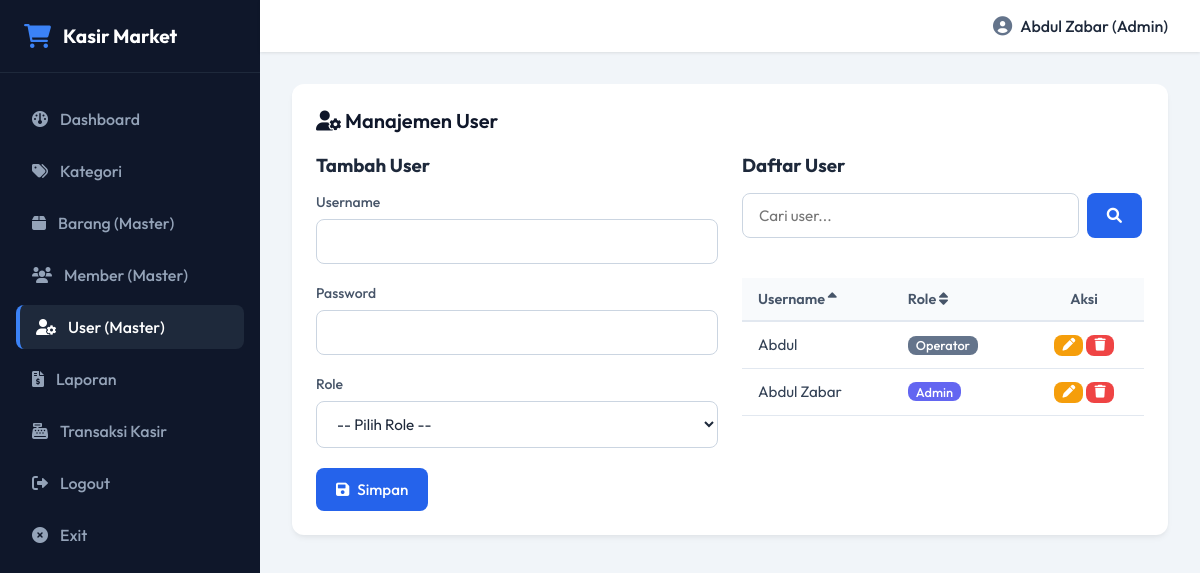
The app's page /index.php?page=user (signed in) with its own data.
### tables this page shows
CREATE TABLE IF NOT EXISTS user (
    id_user INT AUTO_INCREMENT PRIMARY KEY,
    username VARCHAR(50) NOT NULL UNIQUE,
    password VARCHAR(255) NOT NULL,
    role ENUM('Admin', 'Operator') NOT NULL
);

### controllers/Controller.php (called while the page is built, shortened)
<?php
require_once __DIR__ . '/../models/Model.php';
class Controller {
    private $model;
    public function __construct() {
        $this->model = new Model();
    }
    public function user() {
        $query = trim($_GET['search'] ?? '');
        $order_by = $_GET['sort'] ?? 'username';
        $direction = $_GET['dir'] ?? 'ASC';
        $user_list = $this->model->searchAndSort('user', ['username', 'role'], $query, $order_by, $direction);
        require __DIR__ . '/../views/user.php';
    }
}

### models/Model.php (called while the page is built, shortened)
<?php
require_once __DIR__ . '/../config/database.php';
class Model {
    protected $db;
    public function __construct() {
        $database = new Database();
        $this->db = $database->getConnection();
    }
    public function searchAndSort($table, $search_cols = [], $query = '', $order_by = null, $direction = 'ASC') {
        $sql = "SELECT * FROM $table";
        $params = [];
        if ($order_by) {
            $sql .= " ORDER BY $order_by $direction";
        }
        $stmt = $this->db->prepare($sql);
        $stmt->execute($params);
        return $stmt->fetchAll();
    }
}

### config/database.php (called while the page is built, shortened)
<?php
class Database {
    private $host = '127.0.0.1';
    private $port = '3306';
    private $db = 'db_minimarket';
    private $user = 'root';
    private $pass = '';
    public function getConnection() {
        $this->conn = null;
        try {
            $this->conn = new PDO("mysql:host=" . $this->host . ";port=" . $this->port, $this->user, $this->pass);
            $this->conn->setAttribute(PDO::ATTR_ERRMODE, PDO::ERRMODE_EXCEPTION);
            $this->conn->exec("CREATE DATABASE IF NOT EXISTS " . $this->db);
            $this->conn->exec("USE " . $this->db);
            $this->conn->setAttribute(PDO::ATTR_DEFAULT_FETCH_MODE, PDO::FETCH_ASSOC);
            $stmt = $this->conn->query("SHOW TABLES LIKE 'user'");
        } catch(PDOException $e) {
            die("Connection error: " . $e->getMessage());
        }
        return $this->conn;
    }
}

### views/user.php (the view, shortened to what this page needs)
<?php require_once __DIR__ . '/layout/header.php'; ?>
<div class="card">
    <div class="card-title">
        <span><i class="fa-solid fa-user-gear"></i> Manajemen User</span>
    </div>
    <div class="grid-cols-2">
        <div>
            <h3><?php echo isset($_GET['edit_id']) ? 'Edit User' : 'Tambah User'; ?></h3>
            <form action="index.php?page=user&action=<?php echo isset($_GET['edit_id']) ? 'edit' : 'create'; ?>" method="POST" style="margin-top: 1rem;">
                <div class="form-group">
                    <label for="username">Username</label>
                    <input type="text" name="username" id="username" class="form-input" value="<?php echo isset($edit_user) ? htmlspecialchars($edit_user['username']) : ''; ?>" required autocomplete="off">
                </div>
                <div class="form-group">
                    <label for="password">Password <?php echo isset($_GET['edit_id']) ? '(Biarkan kosong jika tidak diubah)' : ''; ?></label>
                    <input type="password" name="password" id="password" class="form-input" <?php echo isset($_GET['edit_id']) ? '' : 'required'; ?>>
                </div>
                <div class="form-group">
                    <label for="role">Role</label>
                    <select name="role" id="role" class="form-input" required>
                        <option value="">-- Pilih Role --</option>
                    </select>
                </div>
                <button type="submit" class="btn btn-primary">
                    <i class="fa-solid fa-save"></i> Simpan
                </button>
            </form>
        </div>
        <div>
            <h3>Daftar User</h3>
            <div class="search-sort-bar" style="margin-top: 1rem;">
                <form action="index.php" method="GET" class="search-form">
                    <input type="text" name="search" class="form-input" placeholder="Cari user..." value="<?php echo htmlspecialchars($query); ?>">
                    <button type="submit" class="btn btn-primary"><i class="fa-solid fa-magnifying-glass"></i></button>
                </form>
            </div>
            <div class="table-responsive">
                <table>
                    <thead>
                        <tr>
                            <th>
                                <a href="index.php?page=user&search=<?php echo urlencode($query); ?>&sort=username&dir=<?php echo $order_by === 'username' && $direction === 'ASC' ? 'DESC' : 'ASC'; ?>" style="text-decoration: none; color: inherit;">
                                    Username <i class="fa-solid <?php echo $order_by === 'username' ? ($direction === 'ASC' ? 'fa-sort-up' : 'fa-sort-down') : 'fa-sort'; ?>"></i>
                                </a>
                            </th>
                            <th>
                                <a href="index.php?page=user&search=<?php echo urlencode($query); ?>&sort=role&dir=<?php echo $order_by === 'role' && $direction === 'ASC' ? 'DESC' : 'ASC'; ?>" style="text-decoration: none; color: inherit;">
                                    Role <i class="fa-solid <?php echo $order_by === 'role' ? ($direction === 'ASC' ? 'fa-sort-up' : 'fa-sort-down') : 'fa-sort'; ?>"></i>
                                </a>
                            </th>
                            <th style="width: 120px; text-align: center;">Aksi</th>
                        </tr>
                    </thead>
                    <tbody>
                        <?php if (empty($user_list)): ?>
                            <tr>
                                <td colspan="3" style="text-align: center;">Tidak ada data user.</td>
                            </tr>
                        <?php else: ?>
                            <?php foreach ($user_list as $usr): ?>
                                <tr>
                                    <td><?php echo htmlspecialchars($usr['username']); ?></td>
                                    <td>
                                        <span class="btn btn-secondary" style="padding: 0.1rem 0.5rem; font-size: 0.8rem; pointer-events: none; background-color: <?php echo $usr['role'] === 'Admin' ? '#6366f1' : '#64748b'; ?>;">
                                            <?php echo htmlspecialchars($usr['role']); ?>
                                        </span>
                                    </td>
                                    <td style="text-align: center;">
                                        <a href="index.php?page=user&edit_id=<?php echo $usr['id_user']; ?>&search=<?php echo urlencode($query); ?>" class="btn btn-warning btn-sm" style="padding: 0.25rem 0.5rem; font-size: 0.8rem;">
                                            <i class="fa-solid fa-pen"></i>
                                        </a>
                                        <a href="index.php?page=user&action=delete&id=<?php echo $usr['id_user']; ?>" class="btn btn-danger btn-sm" style="padding: 0.25rem 0.5rem; font-size: 0.8rem;" onclick="return confirm('Hapus user ini?');">
                                            <i class="fa-solid fa-trash"></i>
                                        </a>
                                    </td>
                                </tr>
                            <?php endforeach; ?>
                        <?php endif; ?>
                    </tbody>
                </table>
            </div>
        </div>
    </div>
</div>
<?php require_once __DIR__ . '/layout/footer.php'; ?>

### assets/css/style.css (style rules this page uses)
* { margin: 0; padding: 0; box-sizing: border-box; font-family: 'Outfit', sans-serif; }
body { background-color: #f1f5f9; color: #1e293b; min-height: 100vh; display: flex; }
.form-group { margin-bottom: 1.25rem; }
.form-group label { display: block; font-size: 0.875rem; font-weight: 500; margin-bottom: 0.5rem; color: #475569; }
.form-input { width: 100%; padding: 0.75rem 1rem; border: 1px solid #cbd5e1; border-radius: 8px; font-size: 0.95rem; background-color: #ffffff; color: #1e293b; transition: all 0.2s ease-in-out; }
.btn { display: inline-flex; align-items: center; justify-content: center; gap: 0.5rem; padding: 0.75rem 1.25rem; border-radius: 8px; font-weight: 500; font-size: 0.95rem; border: none; cursor: pointer; transition: all 0.2s; text-decoration: none; }
.btn-primary { background-color: #2563eb; color: #ffffff; }
.btn-danger { background-color: #ef4444; color: #ffffff; }
.btn-warning { background-color: #f59e0b; color: #ffffff; }
.btn-secondary { background-color: #64748b; color: #ffffff; }
.card { background-color: #ffffff; border-radius: 12px; padding: 1.5rem; box-shadow: 0 4px 6px -1px rgba(0, 0, 0, 0.05), 0 2px 4px -1px rgba(0, 0, 0, 0.03); margin-bottom: 2rem; }
.card-title { font-size: 1.25rem; font-weight: 600; color: #0f172a; margin-bottom: 1.25rem; display: flex; align-items: center; justify-content: space-between; }
.table-responsive { width: 100%; overflow-x: auto; }
table { width: 100%; border-collapse: collapse; margin-top: 1rem; text-align: left; }
th { background-color: #f8fafc; color: #475569; font-weight: 600; padding: 0.75rem 1rem; border-bottom: 2px solid #e2e8f0; font-size: 0.9rem; }
td { padding: 0.75rem 1rem; border-bottom: 1px solid #e2e8f0; color: #334155; font-size: 0.95rem; vertical-align: middle; }
.search-sort-bar { display: flex; justify-content: space-between; align-items: center; gap: 1rem; margin-bottom: 1.5rem; flex-wrap: wrap; }
.search-form { display: flex; gap: 0.5rem; flex-grow: 1; max-width: 400px; }
.grid-cols-2 { display: grid; grid-template-columns: 1fr 1fr; gap: 1.5rem; }

### records on screen
user: username "Abdul", role "Operator"
user: username "Abdul Zabar", role "Admin"

### other values on screen
$_SESSION['user']['username'] "Abdul Zabar"
$_SESSION['user']['role'] "Admin"
